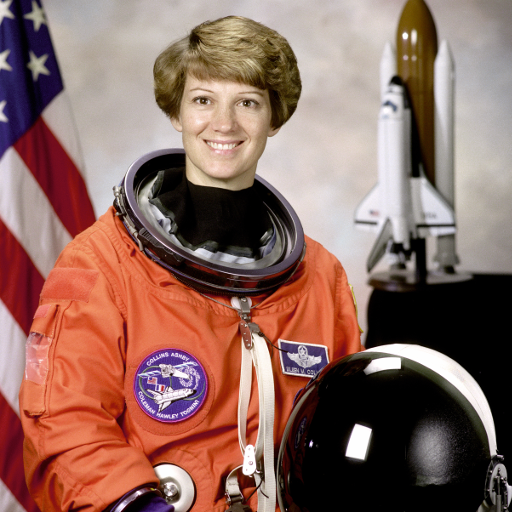
#> input picture skimage.data.astronaut(), 512 x 512 px
$ jupyter execute --allow-errors P2_Lauren_Mario.ipynb   (shell and % lines are left out)
#> lines starting #> are read from the running program, lines starting #| are printed output that depends on the picture
<a href="https://colab.research.google.com/github/mario-rot/ComputerVisionCourse-MAI/blob/main/Session%202/P2_Lauren_Mario.ipynb" target="_parent"></a>

# Laboratory #02 : Image Operators and Filters

At the end of this laboratory, you would get familiarized with

*   Image Handling
*   Image Manipulation
*   Histogram and Histogram Equalization
*   Basic filtering techniques

### **Remember this is a graded exercise.**

*   For every plot, make sure you provide appropriate titles, axis labels, legends, wherever applicable.
*   Add sufficient comments and explanations wherever necessary.

---

[cell 1]
# Loading necessary libraries (Feel free to add new libraries if you need for any computation)
# !pip install scikit-image --upgrade
import numpy as np
from matplotlib import pyplot as plt
from skimage import data, exposure# , filter
import skimage # scikit-image-0.19.3 version is required

# Channels and color spaces

### **Exercise: Image Creation and Color Manipulation**

*   Create a 100 x 100 image for each of the below visualization

*   Visualize the created images in a 1 x 3 subplot using matplotlib.

[cell 2]
# solution
# We create an array of zeros and then set the corresponding
# values to 255 (white) to replicate each corresponding image
I1 = np.zeros((100,100))
I1[:,50:100] = 255
I2 = np.zeros((100,100))
I2[50:,:] = 255
I3 = np.zeros((100,100))
I3[:50,:50]= 255
I1,I2, I3

[cell 3]
# Ploting the arrays to get the images
fig, axs = plt.subplots(1,3)
axs[0].imshow(I1, cmap='gray')
axs[1].imshow(I2, cmap='gray')
axs[2].imshow(I3, cmap='gray')
for ax in axs:
    ax.set_xticks([])
    ax.set_yticks([])

*   Use the above three images to create the following image

*Hint: Remember channels and color spaces*

[cell 4]
# solution
# The 2D images we just created work as a single channel in a 3D RGB image,
# also the values we set on the 2D images have the correct positioning that
# when we stack them we get a 3D RGB image that has the same colors as the
# square of the example
IC = np.moveaxis(np.array([I1,I2,I3]),0,-1)
plt.imshow(IC)
plt.xticks([])
plt.yticks([])
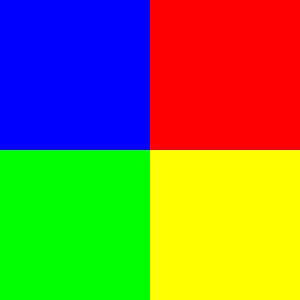
#> shown: shape (100, 100, 3) float64 (shown 3 times larger); mean R, G, B 0.5, 0.5, 0.25

### **Exercise: Color Manipulation**

*   Read the image 'sillas.jpg' from the images folder

*   Extract individual channels and plot them using matplotlib subplot.

#> (a cell that did not finish here is left out)

*   The color **red** looks too bright for the eyes. Isn't it?? Lets change the color and see how it appears.
    *    Create a new image where everything that is **'red' is changed to 'blue'**.
*   Visualize the original image and the created image using matplotlib subplot.

#> (a cell that did not finish here is left out)

#> (a cell that did not finish here is left out)

#> (a cell that did not finish here is left out)

#> (a cell that did not finish here is left out)

# Image Manipulation

### **Exercise: Image Operators**

*   You can find images 'model.png' and 'coat.png' in the images folder (First two images of the below visualization). Your task is to create an image from the given two images such a way that the model is wearing the coat (Third image in the visualization).
*   You can also find different textures in the images folder. Your task is to change the coat texture to any one of the given textures.
*   Visualize the images similar to the given visualization.

*Hint: Think masks!!!*

#> (a cell that did not finish here is left out)

#> (a cell that did not finish here is left out)

#> (a cell that did not finish here is left out)

# Contrast Enhancement

### **Exercise: Histogram Computation**

*   Read the **'astronaut' image** from data module.
*   Convert the image to grayscale.
*   Compute the **histogram of the image.** *Hint: histogram function is available in skimage.exposure package*
*   Plot the histogram using matplotlib plot.

[cell 13]
#solution
import matplotlib
import skimage.exposure as ske
from skimage.color import rgb2gray

# import astronaut image and convert to grayscale
astronaut = data.astronaut()
#> astronaut is the input picture: shape (512, 512, 3); mean R, G, B 141.6, 105.8, 96.5
astronaut_gray = rgb2gray(astronaut)
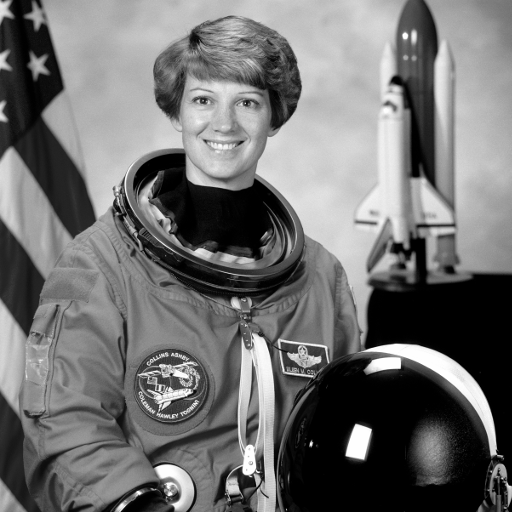
#> astronaut_gray: shape (512, 512) float64; min 0, max 1, mean 0.442

# plot original image, grayscale image, and histogram of grayscale image
fig, axs = plt.subplots(1,3, figsize = (22,5))
axs[0].imshow(astronaut)
axs[0].set_title('Original Image')
axs[1].imshow(astronaut_gray, cmap='gray')
axs[1].set_title('Gray Image')
axs[2].bar(list(range(256)),ske.histogram(astronaut_gray)[0])
axs[2].set_title('Image Histogram')
axs[2].set_xlabel('Pixels Intensities')
axs[2].set_ylabel('Count of Pixels')
#> figure, not shown here; panel 3: tallest bar 29467 high, from x = -0.4 to 0.4

*   Change the bin count to 8 and compute the histogram of the image and plot the computed histogram using matplotlib plot.

[cell 14]
# solution

# plot histograms of greyscale image with different numbers of bins to demonstrate differences in interpretation between histograms with a lower number of bins and histograms with a higher number of bins
fig, axs = plt.subplots(1,3, figsize = (18,5))

# first plot with 8 bins
axs[0].bar(list(range(8)),ske.histogram(astronaut_gray, 8)[0])
axs[0].set_title('Image 8-Grouped Histogram')
axs[0].set_xlabel('Pixels Intensities')
axs[0].set_ylabel('Count of Pixels by Groups')

# second plot with 32 bins
axs[1].bar(list(range(32)),ske.histogram(astronaut_gray, 32)[0])
axs[1].set_title('Image 32-Grouped Histogram')
axs[1].set_xlabel('Pixels Intensities by Groups')
axs[1].set_ylabel('Count of Pixels')

# third plot with 64 bins
axs[2].bar(list(range(64)),ske.histogram(astronaut_gray, 64)[0])
axs[2].set_title('Image 64-Grouped Histogram')
axs[2].set_xlabel('Pixels Intensities by Groups')
_ = axs[2].set_ylabel('Count of Pixels')
#> figure, not shown here; panel 1: tallest bar 58836 high, from x = -0.4 to 0.4; panel 2: tallest bar 40471 high, from x = -0.4 to 0.4; panel 3: tallest bar 36286 high, from x = -0.4 to 0.4

*   What happens when you change the bin count? Does your inference change based on the bin count? If yes, then how do you define the correct bin count.
*   What happens when the bin count is very low and what happens when it is very high?

**Solution**

*When the bin count is lowered, each bucket has a larger number of values, since it is representing a larger range of pixel intensities. Bin count does impact inference. For example, if there is a lower number of bins, you have less specific information about the image. In our first histogram, with 256 bins, it is clear that there is a large number of pure black pixels. However, in the 8-bin histogram, we see that there are a large number of dark pixels (ie pixels in the first bucket), but we do not know that these pixels are pure black. Additionally, in the 8-bin histogram, it appears that there are almost as many pixels of moderate intensity as there are of dark intensity, whereas, in reality, there is a higher contrast between dark pixels and lighter ones as according to the more detailed 256-bin histogram. As the number of bins is increased from 8 to 32 and to 64, as shown above, though the general distribution does not change, increasingly more detail is given about the overall pixel intensities. Therefore, to garner the most detailed knowledge about the pixel intensities in an image, the ideal bin count is 256, so that the whole range of pixel intensities is represented.*

...

*   Compute histogram of the color image (without converting it to grayscale).
*   Plot the total histogram and also histogram for each channel (show it in a single plot with differnt legends for each histogram).

[cell 15]
# solution
# We used a gouped version of the histogram as it is useful to get a general view of the image pixel distribution information.
# We get the histogram of the whole color astronaut image and then got an histogram for each of the individual channels.
fig = plt.figure(figsize=(10,10))
plt.bar(list(range(64)),sum(ske.histogram(astronaut.astype('float'),64, channel_axis=2)[0]), color = 'black')
plt.bar(list(range(64)),ske.histogram(astronaut[:,:,0].astype('float'),64)[0], color = 'red')
plt.bar(list(range(64)),ske.histogram(astronaut[:,:,1].astype('float'),64)[0], color = 'green')
plt.bar(list(range(64)),ske.histogram(astronaut[:,:,2].astype('float'),64)[0], color = 'blue')
plt.title('64-Grouped Histogram of the hole image and per channel')
plt.xlabel('Pixels Intensities by Groups')
_ = plt.ylabel('Count of Pixels')
#> figure, not shown here; tallest bar 116204 high, from x = -0.4 to 0.4; tallest bar 33494 high, from x = -0.4 to 0.4; tallest bar 38560 high, from x = -0.4 to 0.4

### **Exercise: Histogram Equalization**

*   Read 'aquatermi_lowcontrast.jpg' image from the images folder.
*   Compute the histogram of the image.
*   Perform histogram equalization of the image to enhance the contrast. *Hint: Use equalize_hist function available in skimage.exposure*
*   Also compute histogram of the equalized image.
*   Use 2 x 2 subplot to show the original image and the enhanced image along with the corresponding histograms.

[cell 16]
# read in the image and generate the equalized histogram values using skimage.exposure.equalize_hist
aqua = plt.imread('images/aquatermi_lowcontrast.jpg')
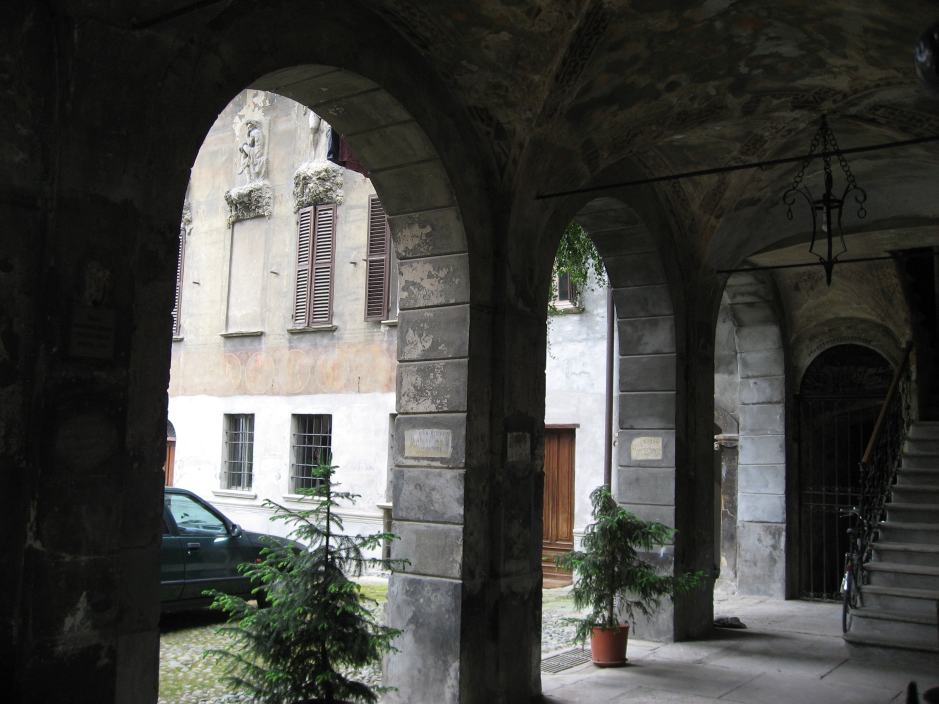
#> input picture Session 2/images/aquatermi_lowcontrast.jpg, 2816 x 2112 px (shown at 1/3 size)
#> aqua is the input picture: shape (2112, 2816, 3); mean R, G, B 69.7, 70, 66.4
aqua_eq = ske.equalize_hist(aqua, nbins=64)
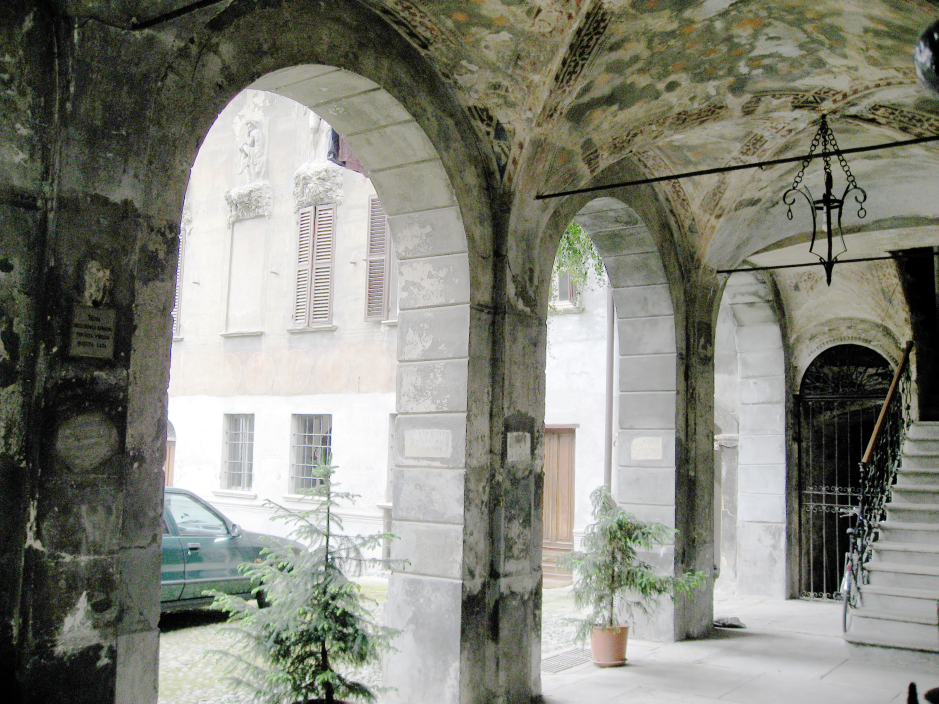
#> aqua_eq: shape (2112, 2816, 3) float64 (shown at 1/3 size); mean R, G, B 0.517, 0.521, 0.481

# generate plots
fig, axs = plt.subplots(2,2, figsize=(12,10))

# display original image
axs[0,0].imshow(aqua)
axs[0,0].set_title('Original Image')
axs[0,0].axis('off')

# display histogram of the original image
axs[0,1].bar(list(range(256)),ske.histogram(aqua.astype('float'))[0])
axs[0,1].set_title('Original Image Histogram')
axs[0,1].set_xlabel('Pixels Intensities')
axs[0,1].set_ylabel('Count of Pixels')

# display the equalized image
axs[1,0].imshow(aqua_eq)
axs[1,0].set_title('Histogram Equalized Image')
axs[1,0].axis('off')

# display the histogram of the equalized image
axs[1,1].bar(list(range(256)),ske.histogram(aqua_eq.astype('float'))[0])
axs[1,1].set_title('Histogram of the Histogram Equalized Image')
axs[1,1].set_xlabel('Pixels Intensities')
_ = axs[1,1].set_ylabel('Count of Pixels')
#> figure, not shown here; panel 2: tallest bar 522813 high, from x = 17.6 to 18.4; panel 4: tallest bar 522813 high, from x = 60.6 to 61.4

*   The above function in skimage.exposure uses cdf and interpolation technique to normalize the histogram. How is it different from linear contrast stretch?

**Solution**

*While cdf and interpolation will space out the values more when the histogram bucket has a higher value, linear contrast stretch will stretch the values evenly across the entire spectrum of intensities. So usually cdf and interpolation techniques would be useful when we have a high contrast image, while contrast strech would improve the quality of low contrast images.*

...

### **Exercise: Linear Contrast Stretch**

*   Write a function to compute the linear contrast stretch (Do not use an inbuilt function).
*   Provide grayscale image array and bin count as parameters to the function and return the enhanced image array.
*   Use a 2 x 2 plot to visualize the original image, histogram, enhanced image and the corresponding histogram.

[cell 17]
# solution
# We read the image to be processed, and then we define a fuction
# that express Linear Contrast Stretch operation to modify the image contrast
# we use some statistics of the image to define the parameters used in the operation
image = plt.imread('images/original.jpg')
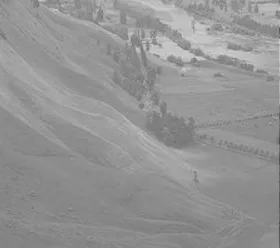
#> input picture Session 2/images/original.jpg, 280 x 248 px
#> image is the input picture: shape (248, 280, 3); mean R, G, B 147.7, 147.7, 147.7

def LCS(img,bins):
#> called with bins = 255
    img_c = img.copy()
    i_max = img_c.max()
#> i_max = 218
    i_min = img_c.min()
#> i_min = 76
    img_c = ((img_c-i_min)/(i_max-i_min))*bins
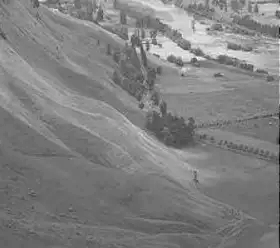
#> img_c: shape (248, 280, 3) float64; mean R, G, B 128.8, 128.8, 128.8
    return img_c

[cell 18]
# We apply Linear Contrast Stretch algorithm to the image the we plot bot images
# with their respective histogram
image_LCS = LCS(image, 255)

fig, axs = plt.subplots(2,2, figsize=(12,10))
axs[0,0].imshow(image, cmap='gray')
axs[0,0].set_title('Gray Image')
axs[0,0].axis('off')
axs[0,1].bar(list(range(int(image.min()),int(image.max()+1))),ske.histogram(image)[0])
axs[0,1].set_title('Original Image Histogram')
axs[0,1].set_xlabel('Pixels Intensities')
axs[0,1].set_ylabel('Count of Pixels')
axs[1,0].imshow(image_LCS.astype('uint8'), cmap='gray')
axs[1,0].set_title('LCS Processed Image')
axs[1,0].axis('off')
axs[1,1].bar(list(range(256)),ske.histogram(image_LCS)[0])
axs[1,1].set_title('Histogram of the Histogram Equalized Image')
axs[1,1].set_xlabel('Pixels Intensities')
_ = axs[1,1].set_ylabel('Count of Pixels')
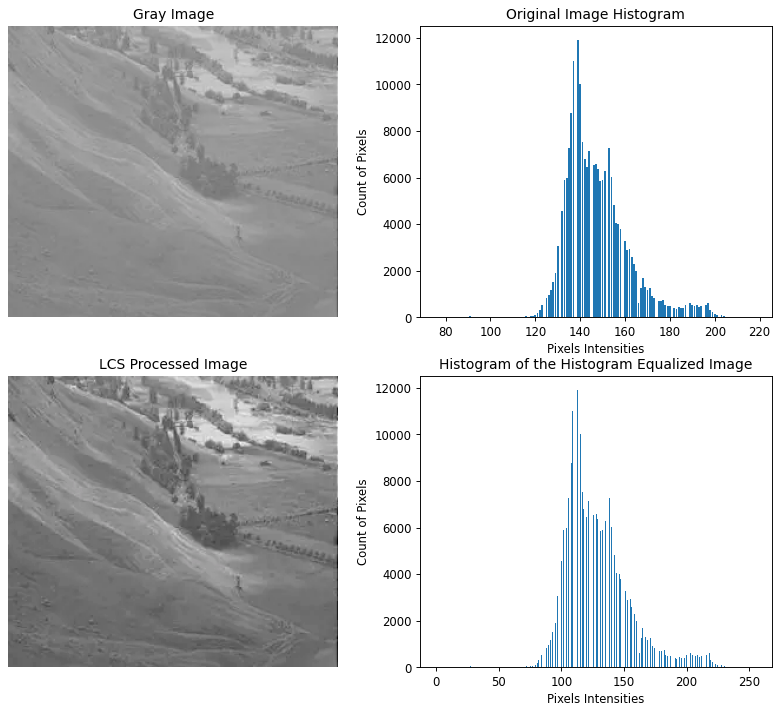
#> figure drawn by matplotlib, 4 panels; panel 2: tallest bar 11919 high, from x = 138.6 to 139.4; panel 4: tallest bar 11919 high, from x = 112.6 to 113.4

[cell 19]
# looking at the max and min values of the original and modified versions of the images s
image.min(),'--', image.max(), '    ', image_LCS.min(),'--', image_LCS.max()
#> Out = (76, '--', 218, '    ', 0, '--', 255)

# Filters

### **Exercise: Mean Filter**

*   Load the **coins** image from the data module.
*   Define a disk structuring element (selem) of radius 20. *Hint: Structuring elements are defined in the skimage.morphology module*
*   Use mean filter using the created selem. *Hint: The mean filter is available in skimage.filters.rank module*
*   Increase the radius of the selem by 10 and apply the mean filter.
*   Reduce the radius of the selem by 10 and apply the mean filter.
*   Visualize all the smoothened images along with the original image.

[cell 20]
# solution

# read in image and generate disk selems of radius 20, 30, and 10, respectively
coins = data.coins()
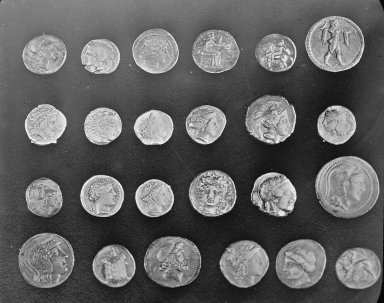
#> input picture skimage.data.coins(), 384 x 303 px
#> coins is the input picture: shape (303, 384); min 1, max 252, mean 96.9
disk_selem = skimage.morphology.disk(20)
disk_selem_30 = skimage.morphology.disk(30)
disk_selem_10 = skimage.morphology.disk(10)

# display original image, then images filtered with disk selems of radius 20, 30, and 10, respectively
fig, axs = plt.subplots(1,4, figsize=(15,15))
axs[0].imshow(coins, cmap='gray')
axs[1].imshow(skimage.filters.rank.mean(coins, disk_selem), cmap='gray')
axs[2].imshow(skimage.filters.rank.mean(coins, disk_selem_30), cmap='gray')
_=axs[3].imshow(skimage.filters.rank.mean(coins, disk_selem_10), cmap='gray')
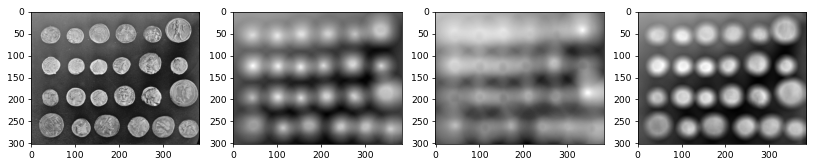
#> figure drawn by matplotlib, 4 panels

*   Use different selem (square, rectangle, star, diamond) to view the behaviour of the mean filter (It is not necessary to repeat with different sizes; it is sufficient to show the one with optimal parameter).
*   Create a 2 x n subplot to show the selem in the first row and the corresponding smoothened image in the second row.

[cell 21]
# solution

# generate selems of varying shapes (square, rectangle, star, and diamond, respectively)
# dimensions were chosen to best show the unique effect of each selem shape
square_selem = skimage.morphology.square(20)
rectangle_selem = skimage.morphology.rectangle(20,40)
star_selem = skimage.morphology.star(20)
diamond_selem = skimage.morphology.diamond(10)

# plot each selem and its effect as a filter on the image
fig, axs = plt.subplots(2,4, figsize=(15,15))
_=axs[0,0].imshow(square_selem)
_=axs[1,0].imshow(skimage.filters.rank.mean(coins, square_selem), cmap='gray')
_=axs[0,1].imshow(rectangle_selem)
_=axs[1,1].imshow(skimage.filters.rank.mean(coins, rectangle_selem), cmap='gray')
_=axs[0,2].imshow(star_selem)
_=axs[1,2].imshow(skimage.filters.rank.mean(coins, star_selem), cmap='gray')
_=axs[0,3].imshow(diamond_selem)
_=axs[1,3].imshow(skimage.filters.rank.mean(coins, diamond_selem), cmap='gray')
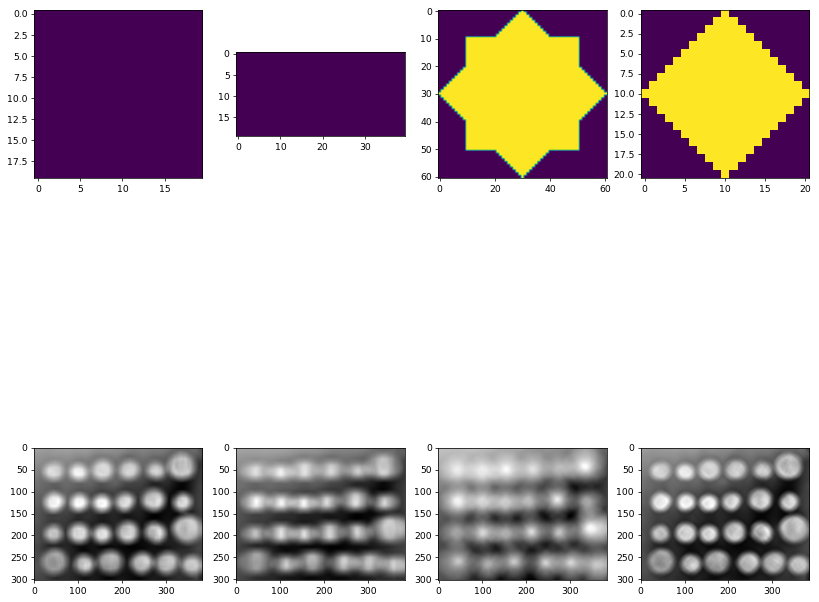
#> figure drawn by matplotlib, 8 panels
